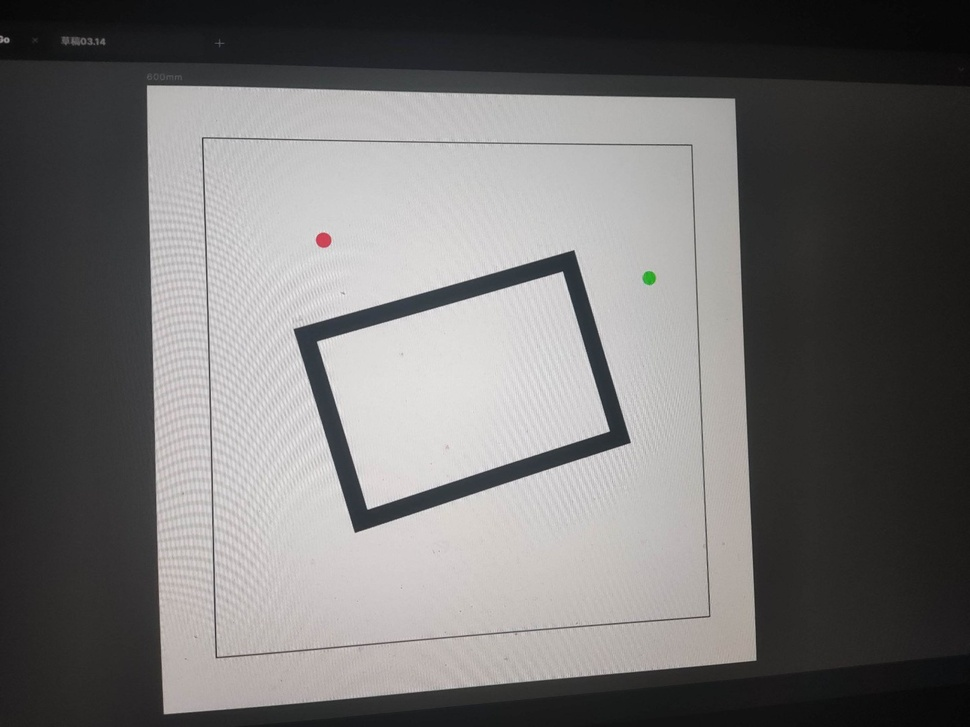
#> input picture week_9/src_1/img_2.jpg, 970 x 727 px, shrunk from 1440 x 1080 before the run, found by its file name
$ python edgedetection_1.py
#> lines starting #> are read from the running program, lines starting #| are printed output that depends on the picture; after the words box and inside, x2 and y2 are one past the last pixel; in counts of white or black regions, pixels touching at a corner belong together
import cv2 as cv
import numpy as np
# import matplotlib.pyplot as plt

def Edge_Detection(image_path, threshold1=200, threshold2=250):
#> called with image_path = 'week_9/src_1/img_2.jpg', threshold1 = 200, threshold2 = 250
    img = cv.imread(image_path, 0)
#> img: shape (727, 970); min 5, max 237, mean 112.7
    dst = cv.GaussianBlur(img, (17, 17), 0)
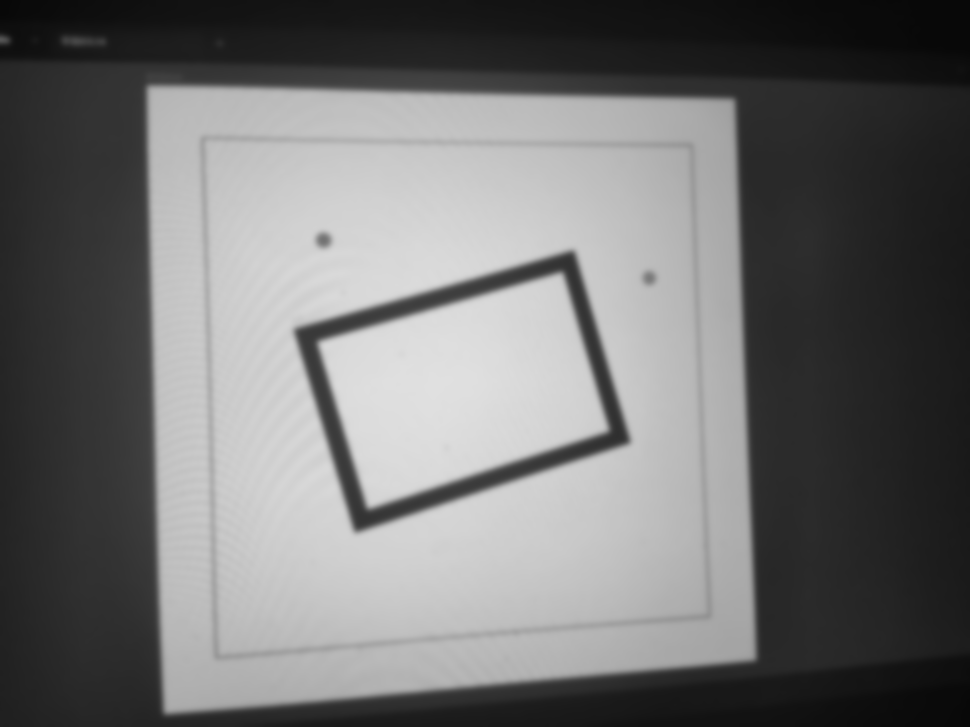
#> dst: shape (727, 970); min 8, max 224, mean 112.7
    edges = cv.Canny(img, threshold1, threshold2)
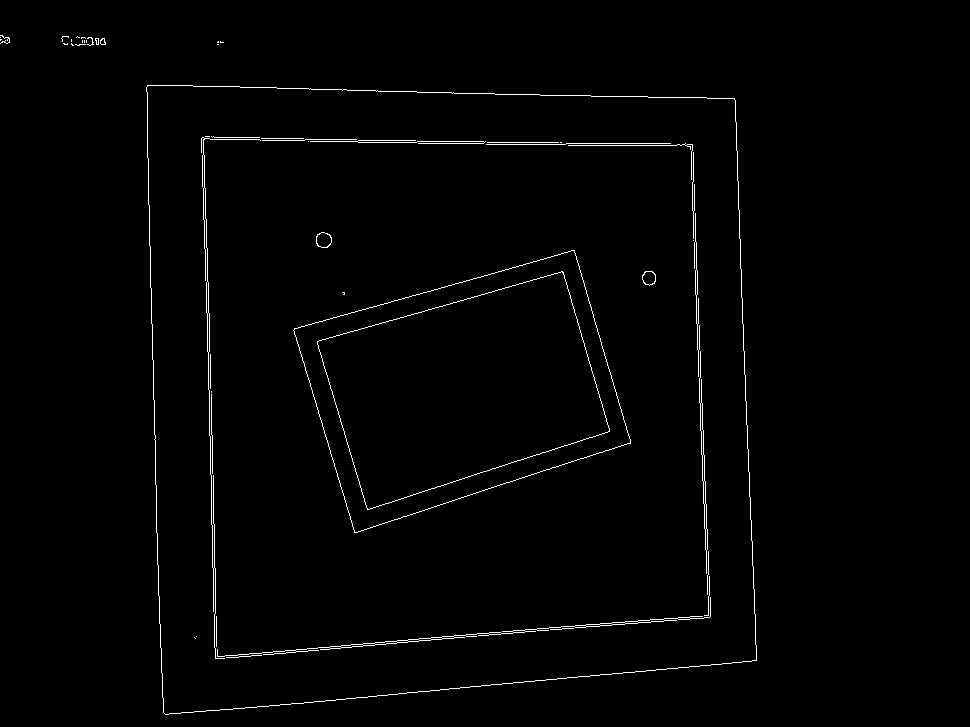
#> edges: shape (727, 970); 1.2% white in thin lines or dots, all inside (x1, y1, x2, y2) = (0, 35, 757, 715)

    # 找到所有非零像素点的坐标
    indices = np.where(edges != 0)
#> indices = 8274 positions, rows 35 to 714, columns 0 to 756
    edge_points = np.column_stack((indices[1], indices[0]))  # 每行代表一个边缘点的坐标 (x, y)
#> edge_points = 8274 pairs, first value 0 to 756, second value 35 to 714

    # 打印边缘点的坐标
    for point in edge_points:
        print(f"Edge point: ({point[0]}, {point[1]})")
#> this loop made 8274 passes
#> point on passes 1 to 3: [0, 35], [1, 35], [2, 35]
#| Edge point: (0, 35)
#| Edge point: (1, 35)
#| Edge point: (2, 35)
#| Edge point: (2, 36)
#| Edge point: (3, 36)
#| Edge point: (62, 36)
#| Edge point: (63, 36)
#| Edge point: (64, 36)
#> (further printed lines are left out)

    # 保存坐标到文件
    np.savetxt('edge_points.txt', edge_points, fmt='%d')

    # plt.imshow(edges, cmap='gray')
    # plt.title('Edge_image'), plt.xticks([]), plt.yticks([])
    # plt.show()
    cv.imshow('Detected Colors', edges)
    cv.waitKey(0)
    cv.destroyAllWindows()

# 测试封装的函数
Edge_Detection('week_9/src_1/img_2.jpg')

$ run again, with week_9/src_1/img_1.jpg copied over week_9/src_1/img_2.jpg
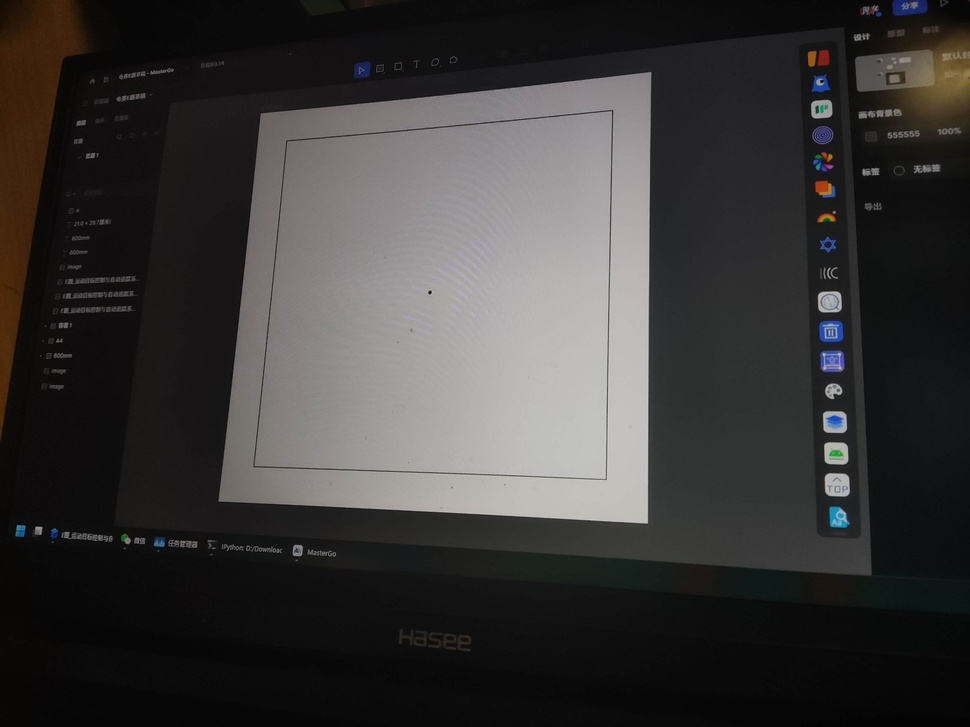
#> input picture week_9/src_1/img_1.jpg, 970 x 727 px, shrunk from 2560 x 1920 before the run, found by its file name
#> in Edge_Detection, `img = cv.imread(image_path, 0)`:
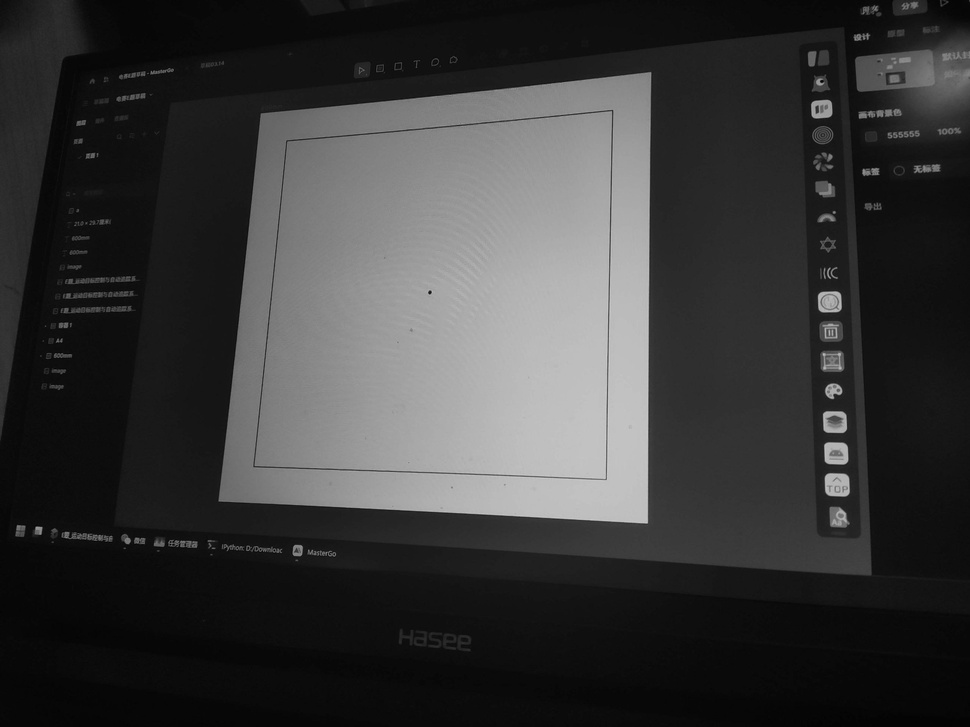
#> img: shape (727, 970); min 0, max 208, mean 56.5
#> in Edge_Detection, `edges = cv.Canny(img, threshold1, threshold2)`:
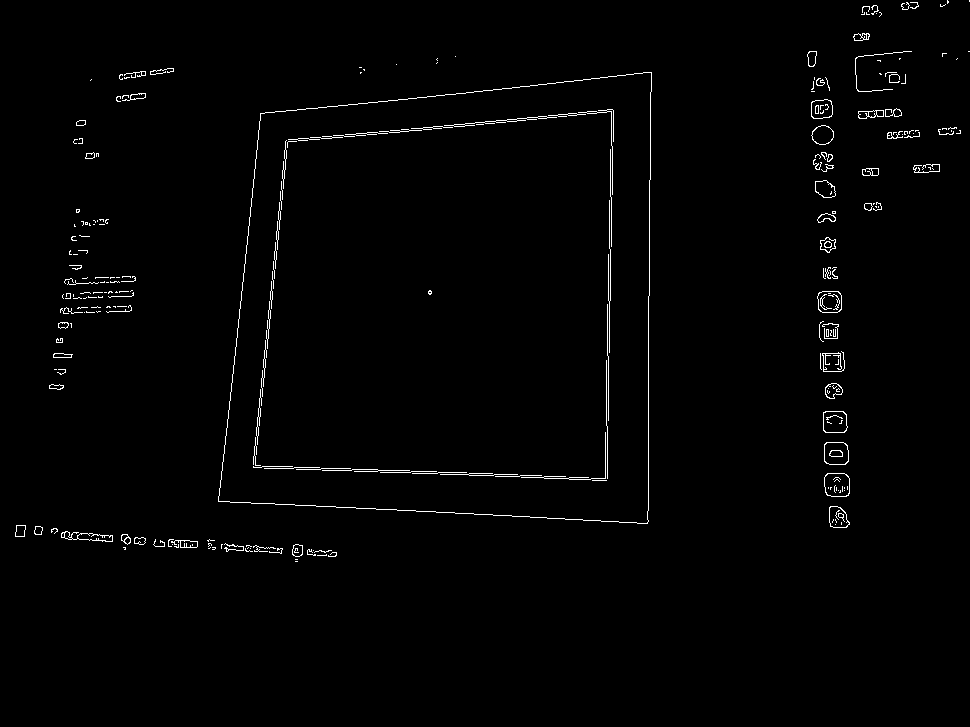
#> edges: shape (727, 970); 1.2% white in thin lines or dots, all inside (x1, y1, x2, y2) = (15, 0, 970, 562)
#> indices = 8717 positions, rows 0 to 561, columns 15 to 969
#> edge_points = 8717 pairs, first value 15 to 969, second value 0 to 561
#> the loop in Edge_Detection, `for point in edge_points:` made 8717 passes
#> point on passes 1 to 3: [947, 0], [969, 0], [947, 1]
#> (printed output is left out)

$ run again, with week_9/src_1/img_3.jpg copied over week_9/src_1/img_2.jpg
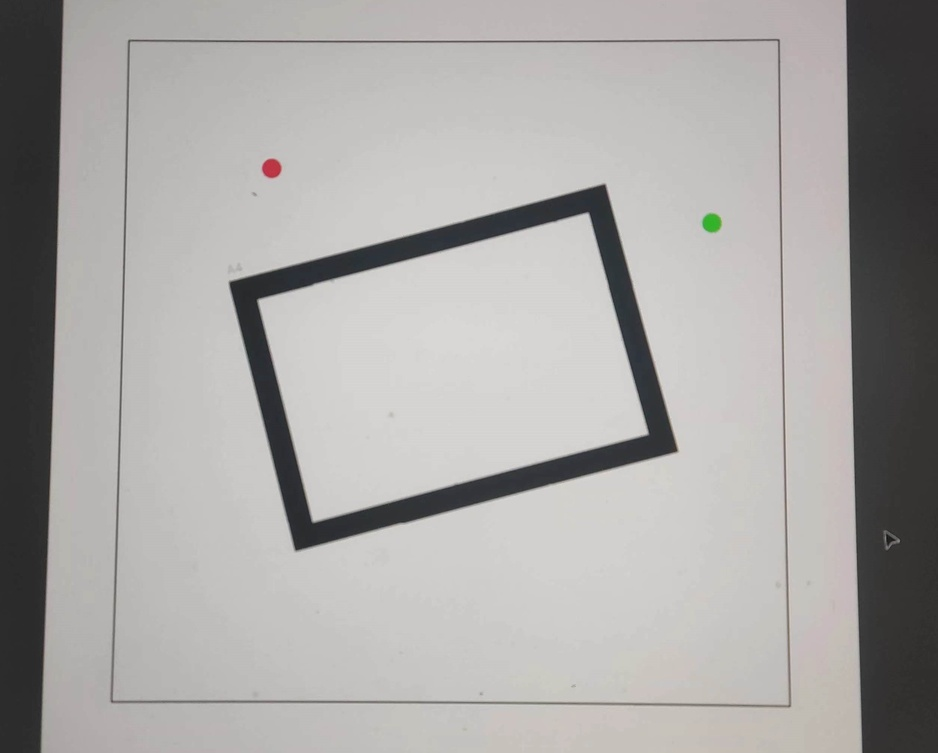
#> input picture week_9/src_1/img_3.jpg, 938 x 753 px, shrunk from 2497 x 2004 before the run, found by its file name
#> in Edge_Detection, `dst = cv.GaussianBlur(img, (17, 17), 0)`:
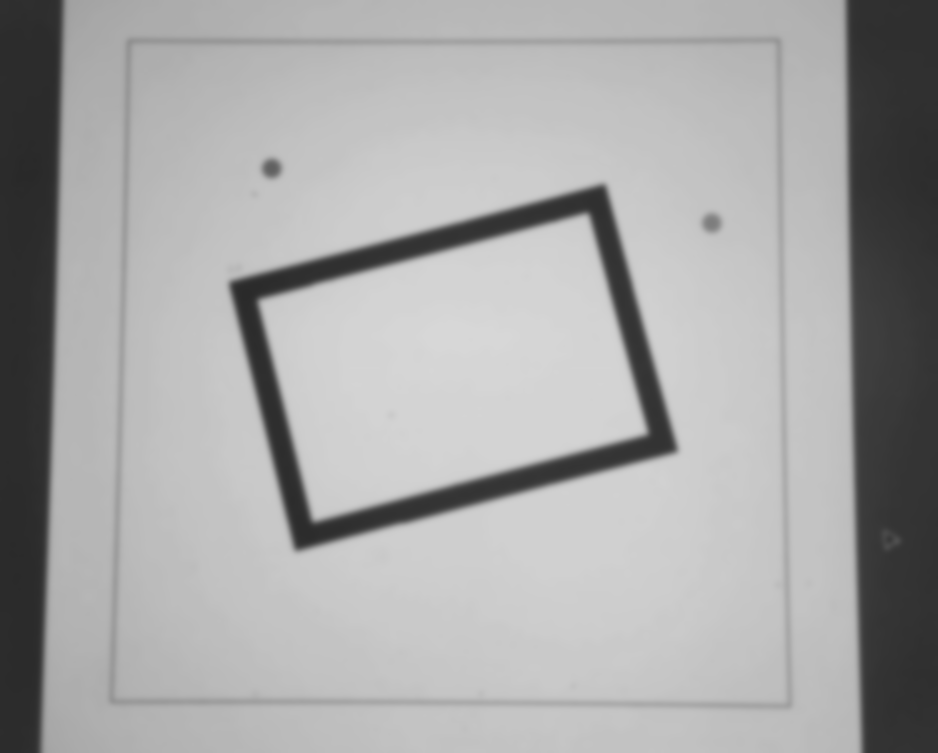
#> dst: shape (753, 938); min 41, max 215, mean 166.3
#> in Edge_Detection, `edges = cv.Canny(img, threshold1, threshold2)`:
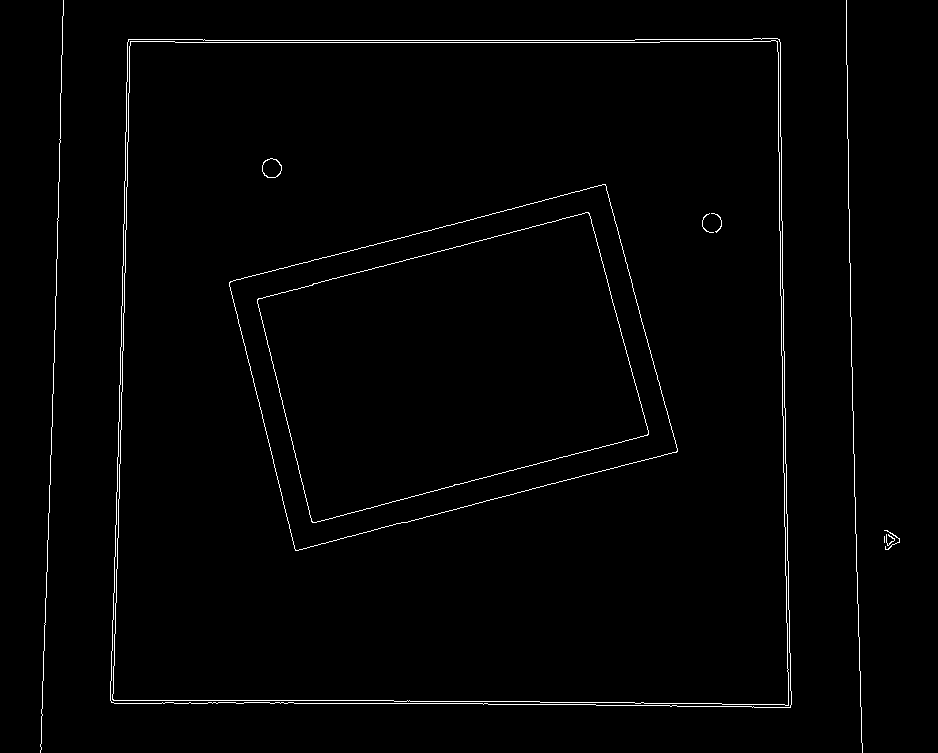
#> edges: shape (753, 938); 1.3% white in thin lines or dots
#> indices = 9453 positions, rows 0 to 752, columns 40 to 899
#> edge_points = 9453 pairs, first value 40 to 899, second value 0 to 752
#> the loop in Edge_Detection, `for point in edge_points:` made 9453 passes
#> point on passes 1 to 3: [63, 0], [846, 0], [63, 1]
#> (printed output is left out)
